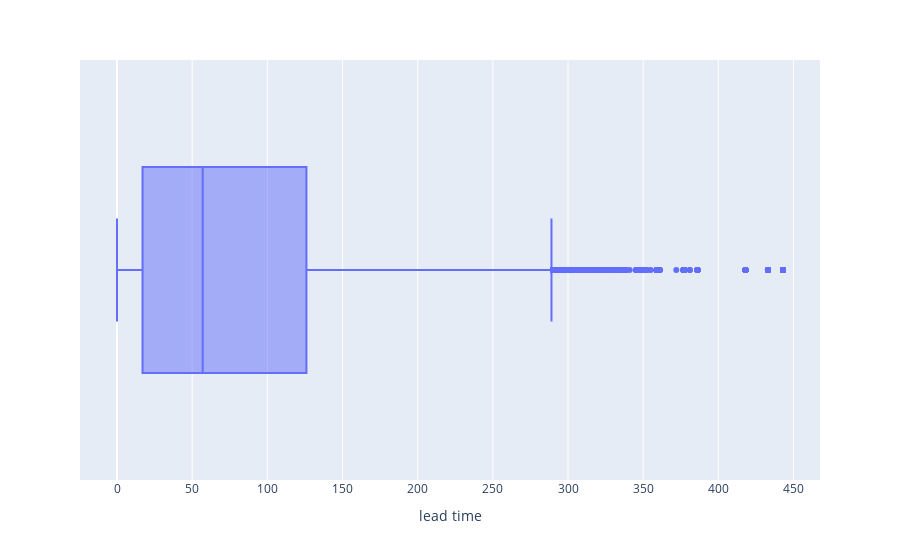

Notebook code cell kept with this figure:
### Code cell
fig = px.box(df,x='lead time')
fig.show()

### Figure 1 — Plotly figure (JSON) as saved in the notebook; plotly's stock layout.template omitted (floating-point values rounded to 4 significant figures; data arrays with more than 128 entries replaced by an {"elided": "..."} marker saying what was removed)
{"data": [{"alignmentgroup": "True", "hovertemplate": "lead time=%{x}<extra></extra>", "legendgroup": "", "marker": {"color": "#636efa"}, "name": "", "notched": false, "offsetgroup": "", "orientation": "h", "showlegend": false, "type": "box", "x": {"elided": "36285 int values"}, "x0": " ", "xaxis": "x", "y0": " ", "yaxis": "y"}], "layout": {"boxmode": "group", "legend": {"tracegroupgap": 0}, "margin": {"t": 60}, "xaxis": {"anchor": "y", "domain": [0, 1], "title": {"text": "lead time"}}, "yaxis": {"anchor": "x", "domain": [0, 1]}}}
